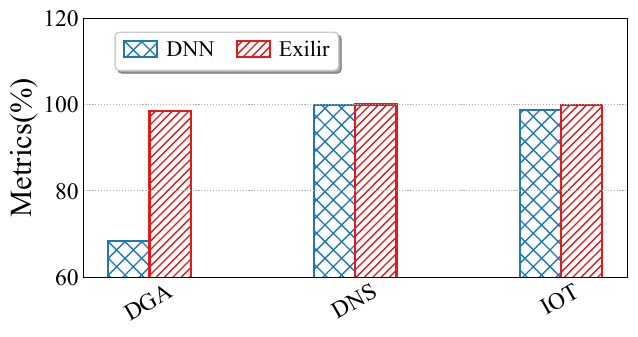

This chart was generated by the following Python code:
import matplotlib
from matplotlib import pyplot as plt
import numpy as np
import seaborn as sns
from matplotlib.backends.backend_pdf import PdfPages
from matplotlib.pyplot import MultipleLocator
from matplotlib import rcParams

config = {
    "font.family": 'serif',
    "font.size": 11,
    "mathtext.fontset": 'stix',
    "font.serif": ['Times New Roman'],
}  #设置一些字体和大小

matplotlib.rc('pdf', fonttype=42)
FONTSIZE = 29
ALLWIDTH = 1.5
Marker = ['o', 'v', '8', 's', 'p', '^', '<', '>', '*', 'h', 'H', 'D', 'd', 'P', 'X']
HATCH = ['+', 'x', '/', 'o', '|', '\\', '-', 'O', '.', '*']
Line_Style = ['-', '--', '-.', ':']
COLORS = sns.color_palette("Paired")
rcParams.update(config)

def bar_plot(x_label='Sketches', y_label='Metrics(%)'):
    FONTSIZE = 22
    width = 0.2
    y = np.array([[68.33,	98.57], [99.94,	100.00],
                  [98.79	,99.99]])
    # x_labels = ['DGA', 'LA_Mul07', 'CNN+LSTM','Elixir']
    # legend_labels = ['Accuracy', 'Precision', 'Recall','F1-score']
    x_labels = ['DGA', 'DNS', 'IOT']
    legend_labels = ['DNN', 'Exilir']
    x = np.arange(len(x_labels))

    fig, ax = plt.subplots(figsize=(6.5,3.5))
    #画几个颜色的柱状图
    ax.bar(x - 0.5*width, y[:, 0], width=width, label=legend_labels[0], color='white',
           ec=COLORS[1], hatch=HATCH[1] * 2, linewidth=ALLWIDTH)
    ax.bar(x +0.5*width, y[:, 1], width=width, label=legend_labels[1], color='white',
           ec=COLORS[5], hatch=HATCH[2] * 4, linewidth=ALLWIDTH)
    # ax.bar(x +0.5*width, y[:, 2], width=width, label=legend_labels[2], color='white',
    #        ec=COLORS[3], hatch=HATCH[5] * 2, linewidth=ALLWIDTH)


    ax.set_xticks(x)
    ax.set_xticklabels(x_labels,fontsize = 'small',rotation = 30)
    # ax.set_xlabel(x_label, fontsize=FONTSIZE)
    ax.set_ylabel(y_label, fontsize=FONTSIZE)
    # plt.yscale('log')
    plt.ylim(60, 120)
    y_major_locator = MultipleLocator(20)
    ax = plt.gca()
    ax.yaxis.set_major_locator(y_major_locator)
    ax.tick_params(labelsize=FONTSIZE - 5)
    plt.tick_params(axis='both', which='both', length=0)
    ax.grid(linestyle=':', axis='y')
    fig.legend(fontsize=FONTSIZE - 6, loc='upper left', ncol=2,
               handlelength=ALLWIDTH, handletextpad=0.4, columnspacing=1, frameon=True, shadow=True, bbox_to_anchor=(0.17, 0.92))
    plt.tight_layout()

    # plt.rc('font', family='SimHei', size=12)

    pp = PdfPages('模型稳定性DNN.pdf')
    plt.savefig(pp, format='pdf', bbox_inches='tight')
    pp.close()
    # plt.savefig('DNS多指标对比.jpg', dpi=300)
    plt.show()

if __name__=='__main__':
    bar_plot()
